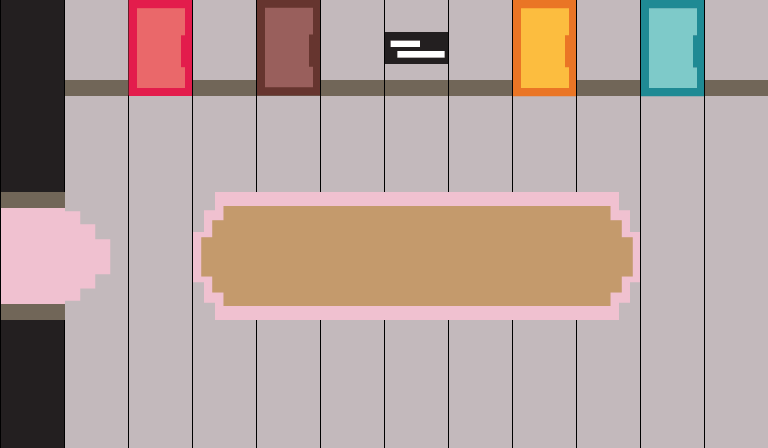

Tiled map render using the project's own tile images. Description and the whole map definition, tile-layer contents included, below:
An orthogonal 12x7 tile map with 64x64 px tiles, 3 tile layers (Tile Layer 2, Tile Layer 3, Tile Layer 1) and 6 objects.

<map version="1.0" tiledversion="1.1.6" orientation="orthogonal" renderorder="right-down" width="12" height="7" tilewidth="64" tileheight="64" infinite="0" nextobjectid="7">
 <tileset firstgid="1" source="sprite_v2.tsx" />
 <layer name="Tile Layer 2" width="12" height="7">
  <data encoding="csv">
0,390,390,390,390,390,390,390,390,390,390,390,
0,395,395,395,395,395,395,395,395,395,395,395,
0,395,395,395,395,395,395,395,395,395,395,395,
392,395,395,395,395,395,395,395,395,395,395,395,
401,395,395,395,395,395,395,395,395,395,395,395,
0,395,395,395,395,395,395,395,395,395,395,395,
0,395,395,395,395,395,395,395,395,395,395,395
</data>
 </layer>
 <layer name="Tile Layer 3" width="12" height="7">
  <data encoding="csv">
0,0,0,0,0,0,0,0,0,0,0,0,
0,399,399,399,399,399,399,399,399,399,399,399,
0,0,0,0,0,0,0,0,0,0,0,0,
0,393,414,416,417,418,419,420,420,421,0,0,
0,402,414,425,426,427,428,429,429,430,0,0,
0,0,0,0,0,0,0,0,0,0,0,0,
0,0,0,0,0,0,0,0,0,0,0,0
</data>
 </layer>
 <layer name="Tile Layer 1" width="12" height="7" locked="1">
  <data encoding="csv">
1,0,19,0,21,0,27,0,23,0,25,0,
1,0,28,0,30,0,0,0,32,0,34,0,
1,0,0,0,0,0,0,0,0,0,0,0,
0,0,0,0,0,0,0,0,0,0,0,0,
0,0,0,0,0,0,0,0,0,0,0,0,
1,0,0,0,0,0,0,0,0,0,0,0,
1,0,0,0,0,0,0,0,0,0,0,0
</data>
 </layer>
 <objectgroup name="Object Layer 1" locked="1">
  <object id="1" x="0" y="0" width="768" height="96" />
  <object id="2" x="758.667" y="1.33333" width="66.6667" height="458.667" />
  <object id="3" x="1.33332" y="46.6668" width="66.6667" height="165.333" />
  <object id="4" x="-57.3334" y="178.667" width="66.6667" height="165.333" />
  <object id="5" x="-1.33335" y="297.333" width="66.6667" height="165.333" />
  <object id="6" x="25.3333" y="438.667" width="768" height="26.6667" />
 </objectgroup>
</map>